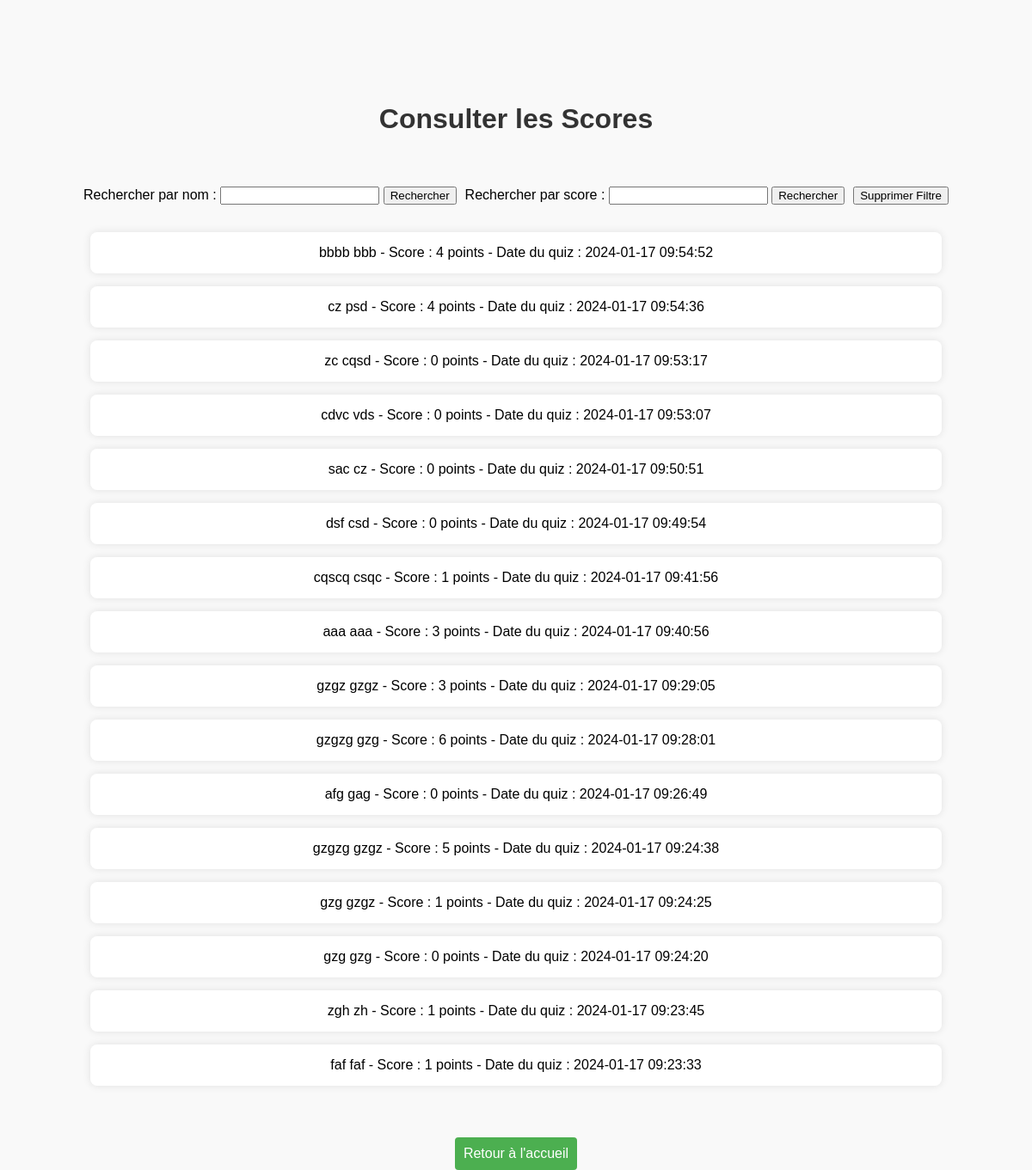
The page /consulter_scores.php on the database as committed earlier.
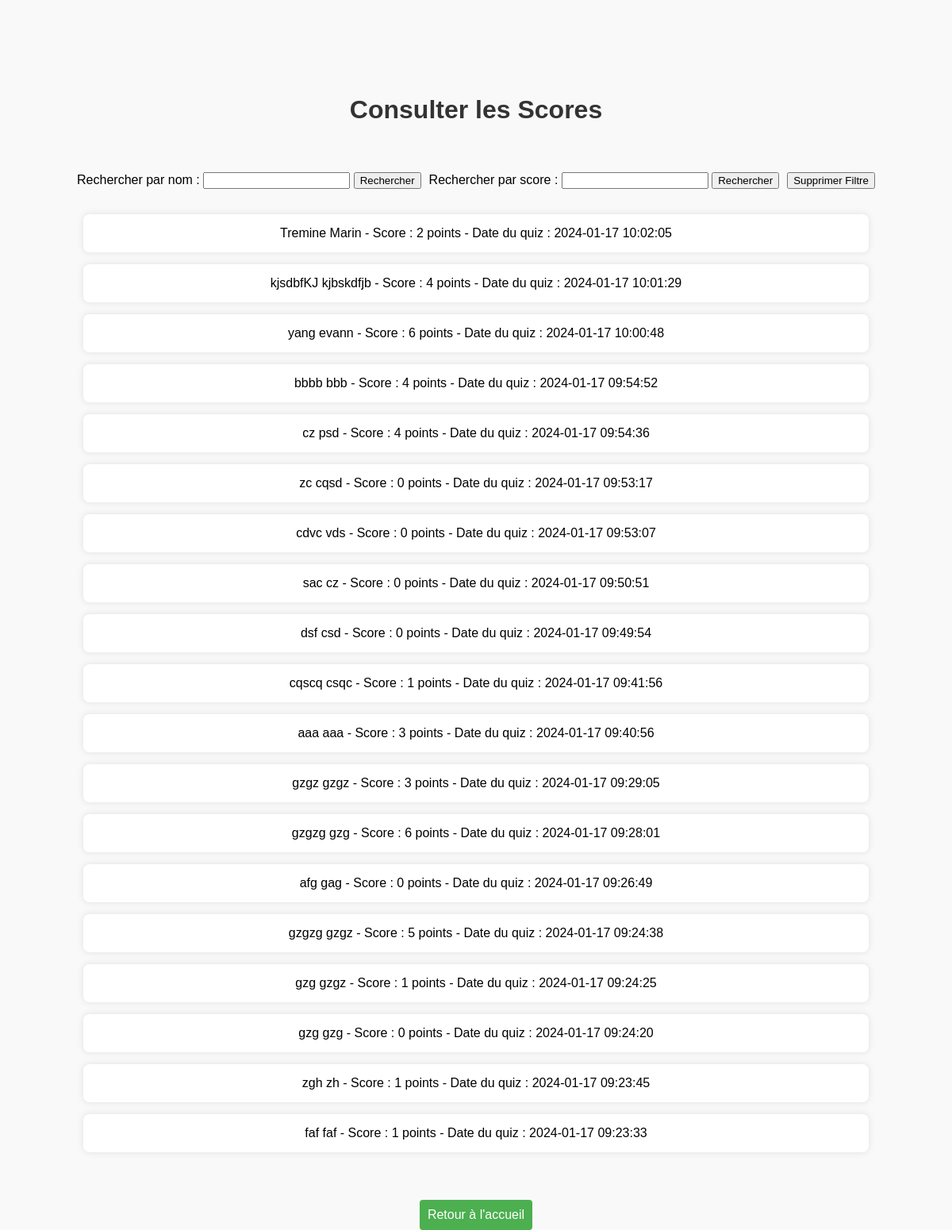
The same page on the database as committed later.
### tables this page shows
CREATE TABLE scores (
        id INTEGER PRIMARY KEY,
        participant_id INTEGER,
        score INTEGER,
        time INTEGER,
        FOREIGN KEY (participant_id) REFERENCES participants(idP));

### consulter_scores.php (the view, shortened to what this page needs)
<!DOCTYPE html>
<html lang="fr">
<head>
    <link rel="stylesheet" type="text/css" href="css/scores.css">
</head>
<body>
    <h1>Consulter les Scores</h1>
    <section>
    <div class="search-form">
        <form method="get">
            <label for="searchByName">Rechercher par nom :</label>
            <input type="text" id="searchByName" name="searchByName">
            <button type="submit" name="submitNameSearch">Rechercher</button>
        </form>
        <form method="get" >
            <label for="searchByScore">Rechercher par score :</label>
            <input type="number" id="searchByScore" name="searchByScore" min="0">
            <button type="submit" name="submitScoreSearch">Rechercher</button>
        </form>
        <button id="clearFilterButton" onclick="clearFilters()">Supprimer Filtre</button>
    </div>
</section>
    <?php
    require 'database.php';
    try {
    $query = "SELECT scores.*, participants.nom, participants.prenom
    FROM scores
    INNER JOIN participants ON scores.participant_id = participants.idP";
$query .= " ORDER BY scores.id DESC";
$stmt = $file_db->prepare($query);
$result = $stmt->execute();
if (!$result) {
echo "Erreur SQL : " . print_r($file_db->errorInfo(), true);
} else {
$scores = $stmt->fetchAll(PDO::FETCH_ASSOC);
if ($scores) {
  echo '<ul>';
  foreach ($scores as $score) {
      echo '<li>'. $score['nom'] .' ' . $score['prenom'] .' - Score : ' . $score['score'] . ' points - Date du quiz : ' . date('Y-m-d H:i:s', $score['time']) . '</li>';
  }
  echo '</ul>';
} else {
  echo '<p>Aucun score disponible.</p>';
}
}
} catch (PDOException $ex) {
echo $ex->getMessage();
}
?>
<button class="button" onclick="window.location.href='index.php'">Retour à l'accueil</button>
</body>
</html>

### css/scores.css (style rules this page uses)
body { font-family: "Arial", sans-serif; background-color: #f9f9f9; margin: 0; padding: 0; height: 100vh; }
h1 { color: #333; text-align: center; margin-bottom: 5%; margin-top: 10%; }
ul { list-style: none; padding: 0; }
li { width: 80%; background-color: #fff; padding: 15px; border-radius: 8px; box-shadow: 0 0 10px rgba(0, 0, 0, 0.1); margin: 15px auto; text-align: center; }
.button { background-color: #4caf50; color: #fff; cursor: pointer; padding: 10px; border: none; border-radius: 4px; font-size: 16px; display: block; margin: 5% auto; text-align: center; }
.search-form { display: flex; align-items: center; justify-content: center; margin-bottom: 2em; }
form { margin: 0; }
.search-form form { margin-right: 10px; }

Rows that differ between the two databases and show on the page:
added scores: nom "Tremine", prenom "Marin", score "2", time "2024-01-17 10:02:05"
added scores: nom "kjsdbfKJ", prenom "kjbskdfjb", score "4", time "2024-01-17 10:01:29"
added scores: nom "yang", prenom "evann", score "6", time "2024-01-17 10:00:48"
